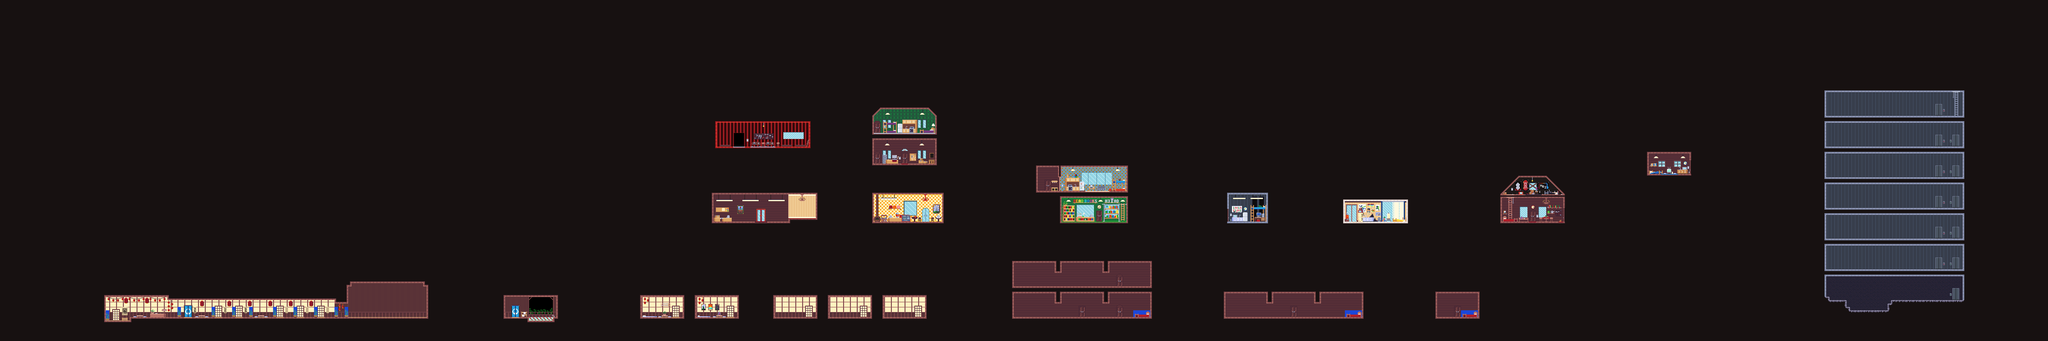

A 2D game scene composited from a Tiled map and its tileset images. What follows is a short description and the map's XML, with each tile layer's data collapsed to a summary:
An orthogonal 600x100 tile map with 8x8 px tiles, 8 tile layers (walls, water_bg, decoration, base, ...), 2 hidden layers not drawn, 2 tilesets and 212 objects.

<map version="1.4" tiledversion="1.4.2" orientation="orthogonal" renderorder="right-down" width="600" height="100" tilewidth="8" tileheight="8" infinite="0" nextlayerid="60" nextobjectid="372">
 <properties>
  <property name="darkLevel" value="1" />
  <property name="name" value="Interior" />
  <property name="season" value="defer" />
 </properties>
 <tileset firstgid="1" name="updtileset" tilewidth="8" tileheight="8" spacing="2" margin="1" tilecount="400" columns="10">
  <image source="updtileset.png" trans="ff00ff" width="100" height="400" />
 </tileset>
 <tileset firstgid="401" name="decor_tileset" tilewidth="8" tileheight="8" tilecount="18750" columns="125">
  <image source="decor_tileset.png" trans="ff00ff" width="1000" height="1200" />
 </tileset>
 <layer id="37" name="walls" width="600" height="100" locked="1">
  <data>[60000 cells, 59946 non-empty, 62 distinct tile ids]</data>
 </layer>
 <layer id="53" name="water_bg" width="600" height="100" locked="1">
  <data>[60000 cells, 0 non-empty, 0 distinct tile ids]</data>
 </layer>
 <layer id="45" name="decoration" width="600" height="100" locked="1">
  <data>[60000 cells, 3196 non-empty, 2885 distinct tile ids]</data>
 </layer>
 <layer id="38" name="base" width="600" height="100" locked="1">
  <data>[60000 cells, 54463 non-empty, 38 distinct tile ids]</data>
 </layer>
 <layer id="58" name="decoration_fg" width="600" height="100" locked="1">
  <data>[60000 cells, 279 non-empty, 273 distinct tile ids]</data>
 </layer>
 <layer id="39" name="water" width="600" height="100" locked="1">
  <data>[60000 cells, 7 non-empty, 1 distinct tile ids]</data>
 </layer>
 <layer id="54" name="ADDON" width="600" height="100" locked="1">
  <data>[60000 cells, 60 non-empty, 13 distinct tile ids]</data>
 </layer>
 <layer id="55" name="grass" width="600" height="100" locked="1">
  <data>[60000 cells, 0 non-empty, 0 distinct tile ids]</data>
 </layer>
 <layer id="56" name="blocker" width="600" height="100" visible="0" locked="1">
  <data>[60000 cells, 3759 non-empty, 1 distinct tile ids]</data>
 </layer>
 <layer id="59" name="fg_cave" width="600" height="100" visible="0" locked="1">
  <data>[60000 cells, 60000 non-empty, 1 distinct tile ids]</data>
 </layer>
 <objectgroup id="51" name="pathing" visible="0" locked="1" />
 <objectgroup id="50" name="subareas" visible="0" locked="1">
  <object id="74" x="1664" y="440" width="262" height="96">
   <properties>
    <property name="name" value="store" />
   </properties>
  </object>
  <object id="75" x="2040" y="448" width="176" height="88">
   <properties>
    <property name="name" value="cafe" />
   </properties>
  </object>
  <object id="78" x="2480" y="448" width="168" height="80">
   <properties>
    <property name="name" value="bookstoreLower" />
   </properties>
  </object>
  <object id="83" x="2424" y="368" width="224" height="80">
   <properties>
    <property name="name" value="bookstoreUpper" />
   </properties>
  </object>
  <object id="85" x="3344" y="680" width="147" height="73">
   <properties>
    <property name="name" value="farmhouseCabin" />
   </properties>
  </object>
  <object id="87" x="2872" y="448" width="104" height="80">
   <properties>
    <property name="name" value="rockwellHouse" />
   </properties>
  </object>
  <object id="89" x="3144" y="464" width="160" height="64">
   <properties>
    <property name="name" value="beachHouse" />
   </properties>
  </object>
  <object id="91" x="3512" y="463" width="160" height="65">
   <properties>
    <property name="name" value="piperLower" />
   </properties>
  </object>
  <object id="93" x="3844.67" y="336" width="133" height="88">
   <properties>
    <property name="name" value="forge" />
   </properties>
  </object>
  <object id="94" x="1664" y="272" width="256.667" height="96">
   <properties>
    <property name="name" value="workshop" />
   </properties>
  </object>
  <object id="95" x="2038" y="320" width="164" height="80">
   <properties>
    <property name="name" value="townhallLower" />
   </properties>
  </object>
  <object id="109" x="232" y="640" width="786" height="126.667">
   <properties>
    <property name="name" value="inn" />
   </properties>
  </object>
  <object id="121" x="2037.5" y="240" width="164.5" height="80">
   <properties>
    <property name="name" value="townhallUpper" />
   </properties>
  </object>
  <object id="136" x="3512.67" y="397.333" width="160" height="65">
   <properties>
    <property name="name" value="piperUpper" />
   </properties>
  </object>
  <object id="193" x="1168" y="672" width="159.333" height="96.667">
   <properties>
    <property name="name" value="innBath" />
   </properties>
  </object>
  <object id="194" x="1488" y="672" width="127.583" height="96.667">
   <properties>
    <property name="name" value="innTroy" />
   </properties>
  </object>
  <object id="195" x="1616" y="672" width="127.583" height="96.667">
   <properties>
    <property name="name" value="innCharlotte" />
   </properties>
  </object>
  <object id="196" x="1800" y="672" width="127.583" height="96.667">
   <properties>
    <property name="name" value="innSpare1" />
   </properties>
  </object>
  <object id="197" x="1928" y="672" width="127.583" height="96.667">
   <properties>
    <property name="name" value="innSpare2" />
   </properties>
  </object>
  <object id="198" x="2056" y="672" width="127.583" height="96.667">
   <properties>
    <property name="name" value="innSpare3" />
   </properties>
  </object>
  <object id="203" x="2864" y="680" width="340" height="73">
   <properties>
    <property name="name" value="farmhouseHouse" />
   </properties>
  </object>
  <object id="204" x="2368" y="680" width="340" height="73">
   <properties>
    <property name="name" value="farmhouseMansionLower" />
   </properties>
  </object>
  <object id="205" x="2368" y="608" width="340" height="73">
   <properties>
    <property name="name" value="farmhouseMansionUpper" />
   </properties>
  </object>
 </objectgroup>
 <objectgroup id="47" name="zones" visible="0" locked="1" />
 <objectgroup id="48" name="cutscenes" visible="0" locked="1" />
 <objectgroup id="57" name="lighting" visible="0" locked="1" />
 <objectgroup id="52" name="sounds" visible="0" locked="1" />
 <objectgroup id="14" name="transitions" visible="0">
  <object id="10" x="2512" y="704" width="44.9659" height="48.6667">
   <properties>
    <property name="animation" value="right" />
    <property name="areaSpawn" value="SPfarmhouseOutside" />
    <property name="areaTo" value="FARM" />
    <property name="automatic" value="no" />
   </properties>
  </object>
  <object id="11" x="3896" y="344" width="84.2916" height="76.3334">
   <properties>
    <property name="animation" value="right" />
    <property name="areaSpawn" value="SPforge" />
    <property name="areaTo" value="TOWN" />
    <property name="automatic" value="no" />
   </properties>
  </object>
  <object id="12" x="1667.52" y="285.959" width="234.542" height="69.1666">
   <properties>
    <property name="animation" value="right" />
    <property name="areaSpawn" value="SPworkshop" />
    <property name="areaTo" value="TOWN" />
    <property name="automatic" value="no" />
   </properties>
  </object>
  <object id="13" x="1768" y="472" width="33.0114" height="47.6364">
   <properties>
    <property name="animation" value="right" />
    <property name="areaSpawn" value="SPstore" />
    <property name="areaTo" value="TOWN" />
    <property name="automatic" value="no" />
   </properties>
  </object>
  </objectgroup>
 <objectgroup id="13" name="waypoints">
  <!-- 143 objects omitted --></objectgroup>
 <objectgroup id="20" name="entity">
  <!-- 91 objects omitted --></objectgroup>
 <objectgroup id="46" name="fishingzones" visible="0" locked="1" />
 <objectgroup id="40" name="spawnzones" visible="0" locked="1" />
</map>
<!-- 185 of 212 objects omitted -->